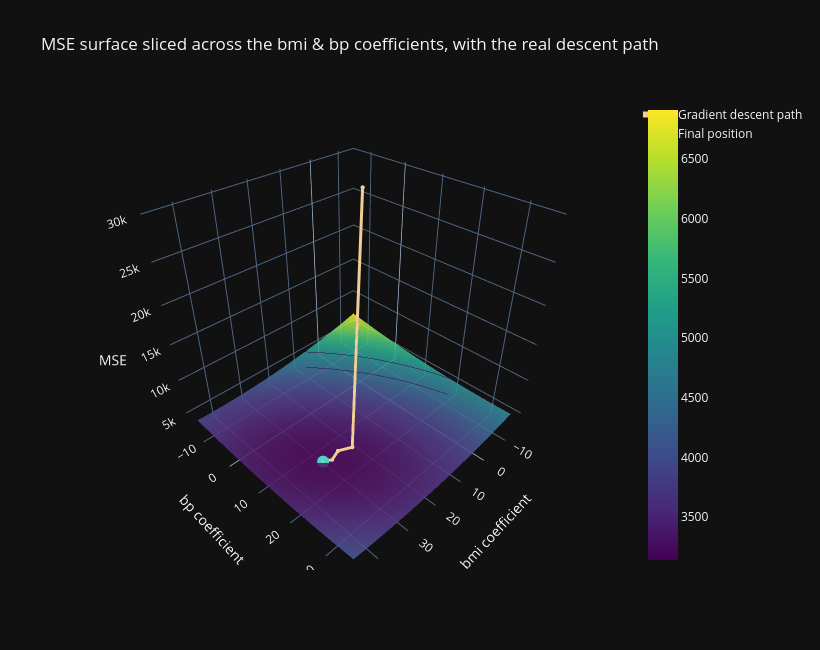

The cell this chart's notebook holds for it:
### Markdown cell above
## 8. The loss surface in 3D

A model with 4 weights + 1 intercept lives in 5-dimensional parameter space — impossible to
plot directly. But we can **slice** that space: fix `age` and `s5` at the values gradient
descent converged to, and sweep only the `bmi` and `bp` coefficients across a grid. That gives
us an actual 3D bowl — the classic picture behind gradient descent — and we can overlay the
*real path* our optimizer took across all 300 epochs, projected onto this slice.

**Drag to rotate, scroll to zoom** — this is a live 3D Plotly figure.

### Code cell
# Rebuild training history for (bmi coef, bp coef) specifically, re-running fit manually
# so we can log the path of just those two coefficients alongside the other two held fixed.
lr, epochs = 0.3, 300
intercept = 0.0
coef = np.ones(X_train_s.shape[1])
path_bmi, path_bp, path_loss = [], [], []

for i in range(epochs):
    y_hat = np.dot(X_train_s, coef) + intercept
    error = y_train - y_hat
    path_bmi.append(coef[1]); path_bp.append(coef[2]); path_loss.append(np.mean(error**2))

    interceptder = -2 * np.mean(error)
    intercept -= lr * interceptder
    coef_der = -2 * np.dot(X_train_s.T, error) / X_train_s.shape[0]
    coef = coef - lr * coef_der

fixed_age, fixed_s5 = coef[0], coef[3]

def mse_for(bmi_coef, bp_coef):
    w = np.array([fixed_age, bmi_coef, bp_coef, fixed_s5])
    pred = np.dot(X_train_s, w) + intercept
    return np.mean((y_train - pred) ** 2)

grid_n = 45
bmi_range = np.linspace(min(path_bmi) - 15, max(path_bmi) + 15, grid_n)
bp_range  = np.linspace(min(path_bp) - 15, max(path_bp) + 15, grid_n)
Z = np.array([[mse_for(b, p) for b in bmi_range] for p in bp_range])

fig = go.Figure()
fig.add_trace(go.Surface(
    x=bmi_range, y=bp_range, z=Z, colorscale='Viridis', opacity=0.85,
    contours={"z": {"show": True, "usecolormap": True, "project_z": True}}
))
fig.add_trace(go.Scatter3d(
    x=path_bmi, y=path_bp, z=path_loss, mode='lines+markers',
    line=dict(color='#F1CD97', width=6),
    marker=dict(size=2.5, color='#F1CD97'),
    name='Gradient descent path'
))
fig.add_trace(go.Scatter3d(
    x=[path_bmi[-1]], y=[path_bp[-1]], z=[path_loss[-1]],
    mode='markers', marker=dict(size=7, color='#4FD1C5'), name='Final position'
))
fig.update_layout(
    title='MSE surface sliced across the bmi & bp coefficients, with the real descent path',
    scene=dict(xaxis_title='bmi coefficient', yaxis_title='bp coefficient', zaxis_title='MSE'),
    width=820, height=650, template='plotly_dark'
)
fig.show()

### Figure 1 — Plotly figure (JSON) as saved in the notebook; plotly's stock layout.template omitted (floating-point values rounded to 4 significant figures; data arrays with more than 128 entries replaced by an {"elided": "..."} marker saying what was removed)
{"data": [{"colorscale": [[0, "#440154"], [0.1111, "#482878"], [0.2222, "#3e4989"], [0.3333, "#31688e"], [0.4444, "#26828e"], [0.5556, "#1f9e89"], [0.6667, "#35b779"], [0.7778, "#6ece58"], [0.8889, "#b5de2b"], [1, "#fde725"]], "contours": {"z": {"project": {"z": true}, "show": true, "usecolormap": true}}, "opacity": 0.85, "type": "surface", "x": [-14.0, -12.64, -11.29, -9.928, -8.571, -7.213, -5.856, -4.499, -3.141, -1.784, -0.4268, 0.9306, 2.288, 3.645, 5.003, 6.36, 7.717, 9.075, 10.43, 11.79, 13.15, 14.5, 15.86, 17.22, 18.58, 19.93, 21.29, 22.65, 24.01, 25.36, 26.72, 28.08, 29.43, 30.79, 32.15, 33.51, 34.86, 36.22, 37.58, 38.94, 40.29, 41.65, 43.01, 44.36, 45.72], "y": [-14.0, -12.87, -11.75, -10.62, -9.495, -8.369, -7.243, -6.117, -4.991, -3.864, -2.738, -1.612, -0.4859, 0.6403, 1.766, 2.893, 4.019, 5.145, 6.271, 7.397, 8.524, 9.65, 10.78, 11.9, 13.03, 14.15, 15.28, 16.41, 17.53, 18.66, 19.79, 20.91, 22.04, 23.16, 24.29, 25.42, 26.54, 27.67, 28.79, 29.92, 31.05, 32.17, 33.3, 34.43, 35.55], "z": {"elided": "45x45 float values"}}, {"line": {"color": "#F1CD97", "width": 6}, "marker": {"color": "#F1CD97", "size": 2.5}, "mode": "lines+markers", "name": "Gradient descent path", "type": "scatter3d", "x": {"elided": "300 float values"}, "y": {"elided": "300 float values"}, "z": {"elided": "300 float values"}}, {"marker": {"color": "#4FD1C5", "size": 7}, "mode": "markers", "name": "Final position", "type": "scatter3d", "x": [30.72], "y": [14.02], "z": [3140.0]}], "layout": {"height": 650, "scene": {"xaxis": {"title": {"text": "bmi coefficient"}}, "yaxis": {"title": {"text": "bp coefficient"}}, "zaxis": {"title": {"text": "MSE"}}}, "title": {"text": "MSE surface sliced across the bmi & bp coefficients, with the real descent path"}, "width": 820}}
